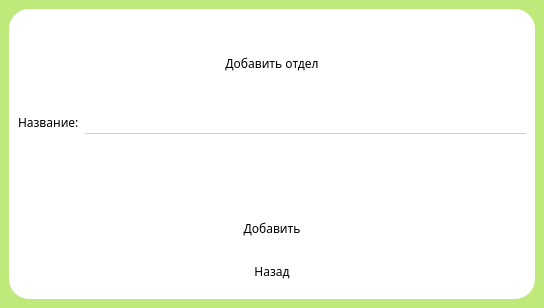
<?xml version="1.0" encoding="UTF-8"?>
<ui version="4.0">
 <class>MainWindow</class>
 <widget class="QMainWindow" name="MainWindow">
  <property name="geometry">
   <rect>
    <x>0</x>
    <y>0</y>
    <width>544</width>
    <height>308</height>
   </rect>
  </property>
  <property name="minimumSize">
   <size>
    <width>0</width>
    <height>0</height>
   </size>
  </property>
  <property name="maximumSize">
   <size>
    <width>1111111</width>
    <height>1111111</height>
   </size>
  </property>
  <property name="windowTitle">
   <string>Expense tracker</string>
  </property>
  <property name="styleSheet">
   <string notr="true">background-color: 	rgb(191, 233, 123);
font-family: Myanmar Text;</string>
  </property>
  <widget class="QWidget" name="centralwidget">
   <layout class="QVBoxLayout" name="verticalLayout_3">
    <item>
     <widget class="QFrame" name="frame">
      <property name="styleSheet">
       <string notr="true">background-color: white;
border-radius: 20px;</string>
      </property>
      <property name="frameShape">
       <enum>QFrame::Shape::StyledPanel</enum>
      </property>
      <property name="frameShadow">
       <enum>QFrame::Shadow::Raised</enum>
      </property>
      <layout class="QVBoxLayout" name="verticalLayout">
       <item alignment="Qt::AlignmentFlag::AlignHCenter">
        <widget class="QLabel" name="WindowTitle">
         <property name="sizePolicy">
          <sizepolicy hsizetype="Fixed" vsizetype="Preferred">
           <horstretch>0</horstretch>
           <verstretch>0</verstretch>
          </sizepolicy>
         </property>
         <property name="styleSheet">
          <string notr="true"/>
         </property>
         <property name="text">
          <string>Добавить отдел</string>
         </property>
         <property name="alignment">
          <set>Qt::AlignmentFlag::AlignCenter</set>
         </property>
        </widget>
       </item>
       <item>
        <layout class="QFormLayout" name="DepartmentNameForm">
         <property name="topMargin">
          <number>0</number>
         </property>
         <property name="bottomMargin">
          <number>0</number>
         </property>
         <item row="0" column="0">
          <widget class="QLabel" name="DepartmentNameLabel">
           <property name="sizePolicy">
            <sizepolicy hsizetype="Fixed" vsizetype="Fixed">
             <horstretch>0</horstretch>
             <verstretch>0</verstretch>
            </sizepolicy>
           </property>
           <property name="text">
            <string>Название:</string>
           </property>
          </widget>
         </item>
         <item row="0" column="1">
          <widget class="QLineEdit" name="DepartmentNameInput">
           <property name="sizePolicy">
            <sizepolicy hsizetype="Expanding" vsizetype="Fixed">
             <horstretch>0</horstretch>
             <verstretch>0</verstretch>
            </sizepolicy>
           </property>
           <property name="styleSheet">
            <string notr="true">border-bottom: 1px solid rgb(191, 233, 123);</string>
           </property>
          </widget>
         </item>
        </layout>
       </item>
       <item>
        <widget class="QPushButton" name="pushButton">
         <property name="styleSheet">
          <string notr="true">QPushButton {
border-radius: 10;
background-color: '#bfe97b';
padding: 10px;
}

QPushButton:hover {
background-color: #a7ca6b;
}</string>
         </property>
         <property name="text">
          <string>Добавить</string>
         </property>
        </widget>
       </item>
       <item alignment="Qt::AlignmentFlag::AlignHCenter">
        <widget class="QPushButton" name="ReturnButton">
         <property name="sizePolicy">
          <sizepolicy hsizetype="Fixed" vsizetype="Fixed">
           <horstretch>0</horstretch>
           <verstretch>0</verstretch>
          </sizepolicy>
         </property>
         <property name="styleSheet">
          <string notr="true">QPushButton {
border-radius: 10;
background-color: '#bfe97b';
padding: 10px  50px;
}

QPushButton:hover {
background-color: #a7ca6b;
}</string>
         </property>
         <property name="text">
          <string>Назад</string>
         </property>
         <property name="autoDefault">
          <bool>true</bool>
         </property>
         <property name="default">
          <bool>false</bool>
         </property>
         <property name="flat">
          <bool>false</bool>
         </property>
        </widget>
       </item>
      </layout>
     </widget>
    </item>
   </layout>
  </widget>
 </widget>
 <resources/>
 <connections/>
</ui>
